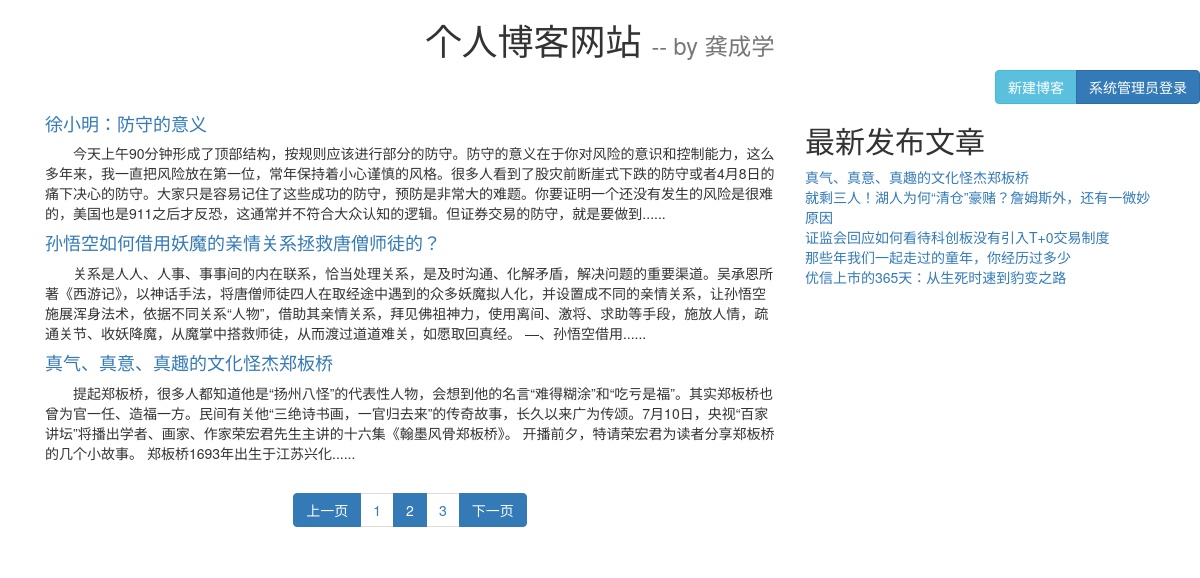
Page /index/?page=2 on the committed database.
### blog/models.py (models this page shows, shortened)
class Article(models.Model):
    title = models.CharField(max_length=32)
    content = models.TextField()
    pub_time = models.DateTimeField(null=True)
    objects = models.Manager()

### blog/views.py (the view)
# urls.py: path('index/',views.index,name ='index'),
def index(request):
    article_list = Article.objects.all()
    top_list = article_list.order_by('-pub_time')[:5]
    paginator = Paginator(article_list, 3)
    page_num = paginator.num_pages
    if request.method == 'GET':
        delete_id = request.GET.get('delete_id')
        if delete_id:
            Article.objects.filter(pk=delete_id).delete()
        page = request.GET.get('page')
        if page:
            current_page = int(page)
        else:
            current_page = 1
        try:
            articles = paginator.page(current_page)
        except PageNotAnInteger:
            articles = paginator.page(1)
        except InvalidPage:
            return HttpResponse('找不到网页的内容')
        except EmptyPage:
            articles = paginator.page(page_num)
        if articles.has_next():
            next_page = current_page + 1
        else:
            next_page = current_page
        if articles.has_previous():
            previous_page = current_page - 1
        else:
            previous_page = current_page
    return render(request,
                  'blog/index.html',
                  {'articles': articles,
                   'page_num': range(1, page_num + 1),
                   'current_page': current_page,
                   'previous_page': previous_page,
                   'next_page': next_page,
                   'top_list': top_list
                   }
                  )

### blog/templates/blog/index.html (shortened to what this page needs)
<!DOCTYPE html>
<html lang="en">
<head>
    <link rel="stylesheet" href="https://cdn.jsdelivr.net/npm/bootstrap@3.3.7/dist/css/bootstrap.min.css"
>
</head>
<body>
<div>
    <h1 align="center">个人博客网站
        <small>-- by 龚成学</small>
    </h1>
    <div align="right">
        <div class="btn-group">
            <button type="button" class="btn btn-info" onclick="openNew()">新建博客</button>
            <button type="button" class="btn btn-primary" onclick="openAdmin()">系统管理员登录</button>
        </div>
    </div>
</div>
<div class="container">
    <div class="col-md-8" role="main">
        {% for article in articles %}
        <h4><a href='/detail/{{article.id}}/'>{{article.title}}</a></h4>
        <p align="left">
            {{article.content | slice:"200"}}......
        </p>
        {% endfor %}
        <div align="center">
            <nav aria-label="Page navigation">
                <ul class="pagination">
                    {% if previous_page == current_page%}
                    <li class="disabled">
                        <span aria-hidden="true">上一页</span>
                    </li>
                    {%else%}
                    <li class="active">
                        <a href="?page={{previous_page}}" aria-label="Previous">
                            <span aria-hidden="true">上一页</span>
                        </a>
                    </li>
                    {%endif%}
                    {% for i in page_num%}
                    {%if i == current_page%}
                    <li class="active"><a href="?page={{ i }}">{{ i }}</a></li>
                    {%else%}
                    <li><a href="?page={{ i }}">{{ i }}</a></li>
                    {%endif%}
                    {% endfor %}
                    {% if next_page == current_page%}
                    <li class="disabled">
                        <span aria-hidden="true">下一页</span>
                    </li>
                    {%else%}
                    <li class="active">
                        <a href="?page={{next_page}}" aria-label="Next">
                            <span aria-hidden="true">下一页</span>
                        </a>
                    </li>
                    {%endif%}
                </ul>
            </nav>
        </div>
    </div>
    <div class="col-md-4" role="complementary">
        <h2>最新发布文章</h2>
        {% for article in top_list %}
        <a href='/detail/{{article.id}}/'>{{article.title}}</a>
        <br/>
        {% endfor %}
    </div>
</div>
</body>
</html>

### blog/templates/blog/index.html (style rules this page uses)
p { text-indent: 2em; }

### rows in the picture
Article: title "徐小明：防守的意义", content "今天上午90分钟形成了顶部结构，按规则应该进行部分的防守。防守的意义在于你对风险的意识和控制能力，这么多年来，我一直把风险放在第一位，常年保持着小心谨慎的风格。很多人看到了股灾前断崖式下跌的防守或者4月8日的痛下决心的防守。大家只是容易记住了这些成功的防守，预防是非常大的难题。你要证明一个还没有发生的风险是很难的，美国也是911之后才反恐，这通常并不符合大众认知的逻辑。但证券交易的防守，就是要做到"
Article: title "孙悟空如何借用妖魔的亲情关系拯救唐僧师徒的？", content "关系是人人、人事、事事间的内在联系，恰当处理关系，是及时沟通、化解矛盾，解决问题的重要渠道。吴承恩所著《西游记》，以神话手法，将唐僧师徒四人在取经途中遇到的众多妖魔拟人化，并设置成不同的亲情关系，让孙悟空施展浑身法术，依据不同关系“人物”，借助其亲情关系，拜见佛祖神力，使用离间、激将、求助等手段，施放人情，疏通关节、收妖降魔，从魔掌中搭救师徒，从而渡过道道难关，如愿取回真经。 —、孙悟空借用"
Article: title "真气、真意、真趣的文化怪杰郑板桥", content "提起郑板桥，很多人都知道他是“扬州八怪”的代表性人物，会想到他的名言“难得糊涂”和“吃亏是福”。其实郑板桥也曾为官一任、造福一方。民间有关他“三绝诗书画，一官归去来”的传奇故事，长久以来广为传颂。7月10日，央视“百家讲坛”将播出学者、画家、作家荣宏君先生主讲的十六集《翰墨风骨郑板桥》。 开播前夕，特请荣宏君为读者分享郑板桥的几个小故事。 郑板桥1693年出生于江苏兴化"
Article: title "就剩三人！湖人为何“清仓”豪赌？詹姆斯外，还有一微妙原因"
Article: title "证监会回应如何看待科创板没有引入T+0交易制度"
Article: title "那些年我们一起走过的童年，你经历过多少"
Article: title "优信上市的365天：从生死时速到豹变之路"

### other values in the picture
{{ i }} "1" "3"
{{ i }} "2"
